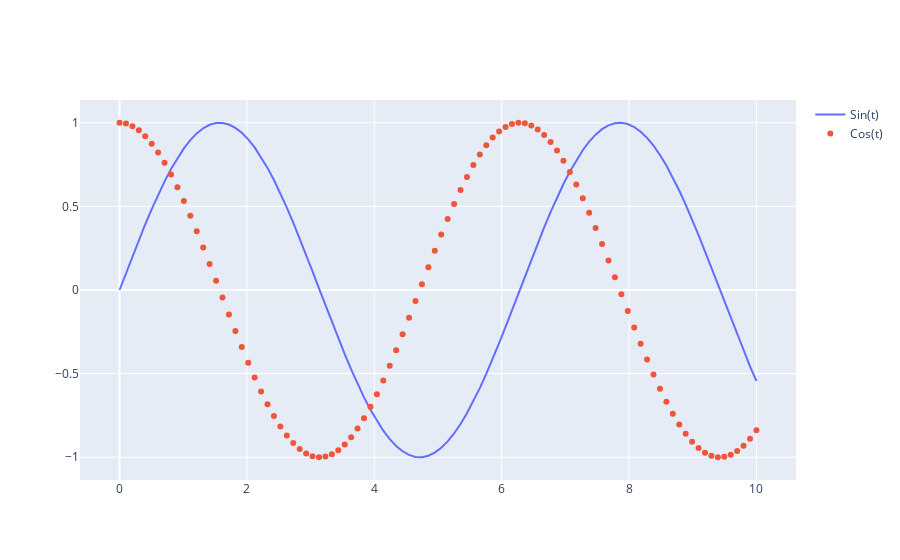

The notebook cell this image was saved under:
### Markdown cell above
Para plotar mais de um grafico em uma figura

### Code cell
# gerar 100 numeros entre 0 e 10
t = np.linspace(0, 10, 100)

y1 = np.sin(t)
y2 = np.cos(t)

fig = go.Figure()
fig.add_scatter(x=t, y=y1, name='Sin(t)')
fig.add_scatter(x=t, y=y2, mode='markers', name='Cos(t)')

fig.show()
